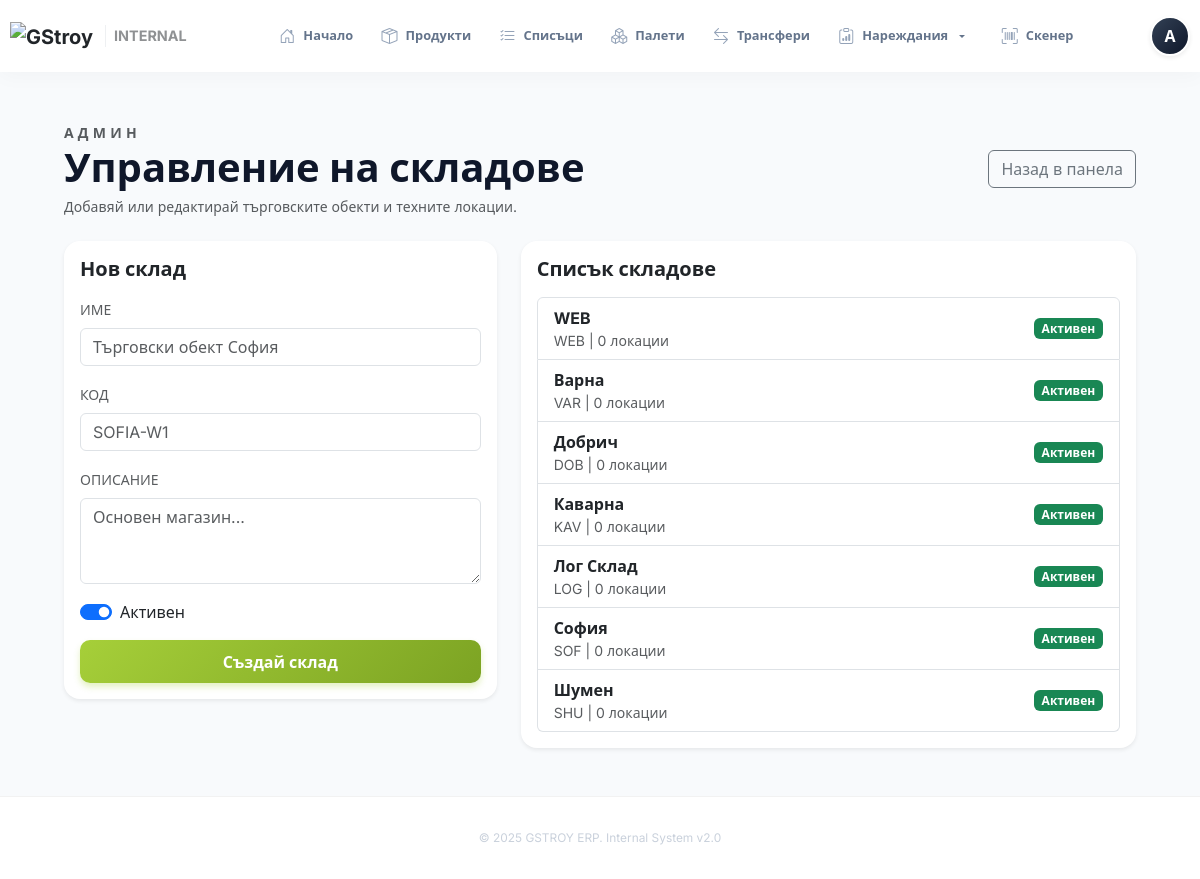
Screenshot of /admin/warehouses (signed in) with the database file from the repository.
### models.py (models this page shows)
class User(UserMixin, Base):
    __tablename__ = "users"
    id = Column(Integer, primary_key=True)
    username = Column(String(64), unique=True, nullable=False)
    full_name = Column(String(255), nullable=False)
    password_hash = Column(String(255), nullable=False, default="")
    can_assign_orders = Column(Boolean, default=False)
    can_prepare_orders = Column(Boolean, default=True)
    can_view_competitor_prices = Column(Boolean, default=False)
    is_admin = Column(Boolean, default=False)
    is_active = Column(Boolean, default=True)
    default_warehouse_id = Column(Integer, ForeignKey("warehouses.id"))
    email = Column(String(255), unique=True)
    phone = Column(String(32))
    employee_number = Column(String(64), unique=True)
    is_staff = Column(Boolean, default=False)
    manager_id = Column(Integer, ForeignKey("users.id"))
    assigned_warehouse_id = Column(Integer, ForeignKey("warehouses.id"))
    registered_at = Column(DateTime, default=datetime.utcnow, nullable=False)
    last_login_at = Column(DateTime)
    service_points = relationship(
        "ServicePoint",
        secondary=user_service_points,
        back_populates="users",
    )
    assignments = relationship("StockOrderAssignment", back_populates="user")
    scan_tasks = relationship("ScanTask", back_populates="created_by")
    authored_lists = relationship("ProductList", back_populates="created_by")
    default_warehouse = relationship("Warehouse", foreign_keys=[default_warehouse_id])
    assigned_warehouse = relationship("Warehouse", foreign_keys=[assigned_warehouse_id], back_populates="assigned_staff")
    manager = relationship("User", remote_side=[id], back_populates="subordinates")
    subordinates = relationship("User", back_populates="manager")
    roles = relationship("Role", secondary=user_roles, back_populates="users")
    access_windows = relationship("AccessWindow", secondary=access_window_users, back_populates="users")

class Warehouse(Base):
    __tablename__ = "warehouses"
    id = Column(Integer, primary_key=True)
    name = Column(String(128), nullable=False)
    code = Column(String(32), unique=True, nullable=False)
    description = Column(Text)
    is_active = Column(Boolean, default=True)
    printer_server_url = Column(String(255))
    outgoing_lists = relationship(
        "ProductList",
        foreign_keys="ProductList.current_warehouse_id",
        back_populates="current_warehouse",
    )
    incoming_targets = relationship(
        "ProductList",
        foreign_keys="ProductList.target_warehouse_id",
        back_populates="target_warehouse",
    )
    assigned_staff = relationship(
        "User",
        back_populates="assigned_warehouse",
        foreign_keys="User.assigned_warehouse_id",
    )
    access_windows = relationship("AccessWindow", secondary=access_window_warehouses, back_populates="warehouses")
    locations = relationship("Location", back_populates="warehouse", cascade="all, delete-orphan")
    printers = relationship("Printer", back_populates="warehouse", cascade="all, delete-orphan")

### app/blueprints/admin.py (the view, shortened to what this page needs)
@admin_bp.route("/warehouses", methods=["GET", "POST"])
def warehouses_panel():
    require_admin()
    session = g.db
    warehouses = session.query(Warehouse).order_by(Warehouse.name).all()
    return render_template("admin_warehouses.html", warehouses=warehouses)

### app/blueprints/auth.py (called while the page is built)
@login_manager.user_loader
def load_user(user_id: str | int | None):
    if not user_id:
        return None
    session = SessionLocal()
    try:
        return session.get(User, int(user_id))
    finally:
        session.close()

### helpers.py (called while the page is built)
def require_admin():
    user = getattr(g, "current_user", None)
    if not user or not getattr(user, "is_admin", False):
        abort(403)

### templates/admin_warehouses.html (shortened to what this page needs)
{% extends "base.html" %}
{% block content %}
<div class="container-fluid py-4" style="max-width: 1300px;">
    <div class="d-flex justify-content-between align-items-center mb-4">
        <div>
            <span class="text-uppercase fw-bold text-muted small" style="letter-spacing: 0.3em;">Админ</span>
            <h1 class="fw-bold mb-1">Управление на складове</h1>
            <p class="text-muted small mb-0">Добавяй или редактирай търговските обекти и техните локации.</p>
        </div>
        <a href="{{ url_for('admin.panel') }}" class="btn btn-outline-secondary">Назад в панела</a>
    </div>
    <div class="row g-4">
        <div class="col-lg-5">
            <div class="card shadow-sm border-0">
                <div class="card-body">
                    <h5 class="fw-bold mb-3">Нов склад</h5>
                    <form method="post">
                        <div class="mb-3">
                            <label class="form-label small text-uppercase text-muted">Име</label>
                            <input type="text" name="name" class="form-control" placeholder="Търговски обект София" required>
                        </div>
                        <div class="mb-3">
                            <label class="form-label small text-uppercase text-muted">Код</label>
                            <input type="text" name="code" class="form-control" placeholder="SOFIA-W1" required>
                        </div>
                        <div class="mb-3">
                            <label class="form-label small text-uppercase text-muted">Описание</label>
                            <textarea name="description" rows="3" class="form-control" placeholder="Основен магазин..." ></textarea>
                        </div>
                        <div class="form-check form-switch mb-3">
                            <input class="form-check-input" type="checkbox" name="is_active" id="warehouse-active" checked>
                            <label class="form-check-label" for="warehouse-active">Активен</label>
                        </div>
                        <button class="btn btn-brand-new w-100">Създай склад</button>
                    </form>
                </div>
            </div>
        </div>
        <div class="col-lg-7">
            <div class="card shadow-sm border-0">
                <div class="card-body">
                    <h5 class="fw-bold mb-3">Списък складове</h5>
                    <div class="list-group">
                        {% for warehouse in warehouses %}
                        <a href="{{ url_for('admin.warehouse_detail', warehouse_id=warehouse.id) }}" class="list-group-item list-group-item-action d-flex justify-content-between align-items-center">
                            <div>
                                <strong>{{ warehouse.name }}</strong>
                                <div class="small text-muted">
                                    {{ warehouse.code }} | {{ warehouse.locations|length }} локации
                                </div>
                            </div>
                            <span class="badge {% if warehouse.is_active %}bg-success{% else %}bg-secondary{% endif %}">
                                {% if warehouse.is_active %}Активен{% else %}Неактивен{% endif %}
                            </span>
                        </a>
                        {% else %}
                        <div class="text-muted small">Все още няма добавени складове.</div>
                        {% endfor %}
                    </div>
                </div>
            </div>
        </div>
    </div>
</div>
{% endblock %}

### templates/base.html (shortened to what this page needs)
<!doctype html>
<html lang="bg" class="h-100">
  <head>
    <link href="https://cdn.jsdelivr.net/npm/bootstrap@5.3.2/dist/css/bootstrap.min.css" rel="stylesheet">
    <link rel="stylesheet" href="https://cdn.jsdelivr.net/npm/bootstrap-icons@1.11.1/font/bootstrap-icons.css">
    <link rel="stylesheet" href="{{ url_for('static', filename='styles.css') }}">
  </head>
  <body class="d-flex flex-column h-100">
    {% if current_user and current_user.is_authenticated %}
    <nav class="navbar navbar-expand-lg desktop-header">
      <div class="container-fluid px-3 px-lg-4">
        <a class="navbar-brand d-flex align-items-center gap-2 fw-bold text-dark" href="{{ url_for('main.index') }}">
          <img src="https://internal.gstroy.bg/static/assets/images/GStroy-logo.svg" alt="GStroy" height="28">
          <span class="d-none d-xl-inline opacity-50 border-start ps-2 ms-1" style="font-size: 0.9rem;">INTERNAL</span>
        </a>
        <div class="collapse navbar-collapse desktop-nav-links">
          <ul class="navbar-nav mx-auto align-items-center">
            <li class="nav-item">
                <a class="nav-link-modern {{ 'active' if request.endpoint == 'main.index' }}" href="{{ url_for('main.index') }}">
                    <i class="bi bi-house-door"></i> Начало
                </a>
            </li>
            <li class="nav-item">
                <a class="nav-link-modern {{ 'active' if request.endpoint == 'products' }}" href="{{ url_for('products.products') }}">
                    <i class="bi bi-box-seam"></i> Продукти
                </a>
            </li>
            <li class="nav-item">
                <a class="nav-link-modern {{ 'active' if 'simple_list' in request.endpoint }}" href="{{ url_for('logistics.simple_list_index') }}">
                    <i class="bi bi-list-check"></i> Списъци
                </a>
            </li>
            <li class="nav-item">
                <a class="nav-link-modern {{ 'active' if 'pallet' in request.endpoint }}" href="{{ url_for('logistics.pallet_list') }}">
                    <i class="bi bi-boxes"></i> Палети
                </a>
            </li>
            <li class="nav-item">
                <a class="nav-link-modern {{ 'active' if 'transfer' in request.endpoint }}" href="{{ url_for('logistics.transfers') }}">
                    <i class="bi bi-arrow-left-right"></i> Трансфери
                </a>
            </li>
            <li class="nav-item dropdown">
                <a class="nav-link-modern dropdown-toggle {{ 'active' if 'stock_orders' in request.endpoint or 'ppp' in request.endpoint }}" href="#" data-bs-toggle="dropdown">
                    <i class="bi bi-clipboard-data"></i> Нареждания
                </a>
            </li>
            <li class="nav-item ms-2">
                <a class="nav-link-modern {{ 'active' if 'scan_task' in request.endpoint }}" href="{{ url_for('scanning.scan_task_list') }}">
                    <i class="bi bi-upc-scan"></i> Скенер
                </a>
            </li>
          </ul>
        </div>
        <div class="d-none d-lg-flex align-items-center gap-3">
            {% if current_user and current_user.is_authenticated %}
              <div class="dropdown">
                <a href="#" class="d-flex align-items-center text-decoration-none" data-bs-toggle="dropdown">
                  <div class="rounded-circle bg-dark text-white d-flex align-items-center justify-content-center fw-bold shadow-sm border border-2 border-white"
                       style="width: 40px; height: 40px; background: linear-gradient(135deg, #334155 0%, #0f172a 100%);">
                    {{ current_user.full_name[:1] }}
                  </div>
                </a>
              </div>
            {% else %}
              <a class="btn btn-brand-new btn-sm px-4" href="{{ url_for('auth.login') }}">Вход</a>
            {% endif %}
        </div>
      </div>
    </nav>
    {% endif %}
    <main class="flex-shrink-0 fade-in flex-grow-1">
        <div class="container py-3 py-lg-4 px-3 px-lg-4">
            {% block content %}{% endblock %}
        </div>
    </main>
    <footer class="main-footer text-center d-none d-lg-block">
        <div class="container">
            <p class="mb-0 opacity-50 small">&copy; 2025 GSTROY ERP. Internal System v2.0</p>
        </div>
    </footer>
  </body>
</html>

### static/styles.css (style rules this page uses)
:root { --brand-green: #a6cf39; --brand-green-dark: #7ca323; --brand-dark: #0f172a; --brand-gray: #64748b; --brand-bg: #f8fafc; --brand-surface: #ffffff; --surface-glass: rgba(255, 255, 255, 0.75); --header-height: 72px; --bottom-nav-height: 68px; --shadow-subtle: 0 2px 10px rgba(0,0,0,0.03); --shadow-card: 0 10px 30px -5px rgba(166, 207, 57, 0.15); --shadow-float: 0 20px 40px -5px rgba(0, 0, 0, 0.05); }
html, body { height: 100%; background-color: var(--brand-bg); font-family: "Inter", system-ui, -apple-system, sans-serif; color: var(--brand-dark); -webkit-font-smoothing: antialiased; -webkit-tap-highlight-color: transparent; }
body { padding-top: var(--header-height); padding-bottom: calc(var(--bottom-nav-height) + env(safe-area-inset-bottom) + 20px); display: flex; flex-direction: column; min-height: 100vh; }
main { flex: 1 0 auto; width: 100%; display: flex; flex-direction: column; }
@media (min-width: 992px) { body { padding-bottom: 0; } }
a, .nav-link, .btn-link, .dropdown-item { text-decoration: none !important; }
ul { list-style: none; padding: 0; margin: 0; }
.fade-in { animation: fadeIn 0.5s cubic-bezier(0.16, 1, 0.3, 1) forwards; }
.desktop-header { background: rgba(255, 255, 255, 0.85); backdrop-filter: blur(20px); -webkit-backdrop-filter: blur(20px); border-bottom: 1px solid rgba(0, 0, 0, 0.06); height: var(--header-height); position: fixed; top: 0; left: 0; right: 0; z-index: 1030; transition: all 0.3s ease; }
.nav-link-modern { position: relative; display: flex; align-items: center; gap: 8px; padding: 0.6rem 1rem; margin: 0 2px; font-size: 0.9rem; font-weight: 600; color: var(--brand-gray); border-radius: 12px; transition: all 0.2s cubic-bezier(0.34, 1.56, 0.64, 1); background: transparent; border: 1px solid transparent; }
.nav-link-modern i { font-size: 1.1rem; color: #94a3b8; transition: color 0.2s; }
.btn-brand-new { background: linear-gradient(135deg, #a6cf39 0%, #7ca323 100%); color: #fff !important; border: none; border-radius: 10px; padding: 0.6rem 1.5rem; font-weight: 600; box-shadow: 0 4px 6px rgba(166, 207, 57, 0.3); transition: all 0.3s ease; }
.modern-card, .card { background: #fff; border: 1px solid rgba(0,0,0,0.04); border-radius: 16px; overflow: hidden; transition: all 0.3s cubic-bezier(0.4, 0, 0.2, 1); box-shadow: 0 10px 15px -3px rgba(0, 0, 0, 0.05), 0 4px 6px -2px rgba(0, 0, 0, 0.02); display: flex; flex-direction: column; }
.main-footer { flex-shrink: 0; padding: 2rem 0; border-top: 1px solid rgba(0,0,0,0.05); background: #fff; color: #94a3b8; font-size: 0.85rem; position: relative; z-index: 10; }
:root { --bottom-nav-height: 74px; }
body { padding-bottom: 0; }
@media (min-width: 992px) and (max-width: 1350px) { .nav-link-modern { padding: 0.5rem 0.7rem !important; font-size: 0.8rem !important; } }
@media (min-width: 992px) and (max-width: 1350px) { .nav-link-modern i { font-size: 1rem !important; } }
@media (min-width: 992px) and (max-width: 1350px) { .container-fluid { padding-left: 10px !important; padding-right: 10px !important; } }
.desktop-header { background: rgba(255, 255, 255, 0.95) !important; backdrop-filter: blur(10px); -webkit-backdrop-filter: blur(10px); border-bottom: none; box-shadow: 0 4px 20px rgba(0, 0, 0, 0.03); position: fixed; top: 0; left: 0; right: 0; z-index: 1030; }
.nav-link-modern { border-radius: 50rem; padding: 0.6rem 1.2rem; color: #64748b; font-weight: 600; transition: all 0.2s ease; white-space: nowrap; }

### rows the page displays
User: full_name "А"
Warehouse: name "WEB", code "WEB", locations|length "0", is_active "Активен"
Warehouse: name "Варна", code "VAR", locations|length "0", is_active "Активен"
Warehouse: name "Добрич", code "DOB", locations|length "0", is_active "Активен"
Warehouse: name "Каварна", code "KAV", locations|length "0", is_active "Активен"
Warehouse: name "Лог Склад", code "LOG", locations|length "0", is_active "Активен"
Warehouse: name "София", code "SOF", locations|length "0", is_active "Активен"
Warehouse: name "Шумен", code "SHU", locations|length "0", is_active "Активен"
